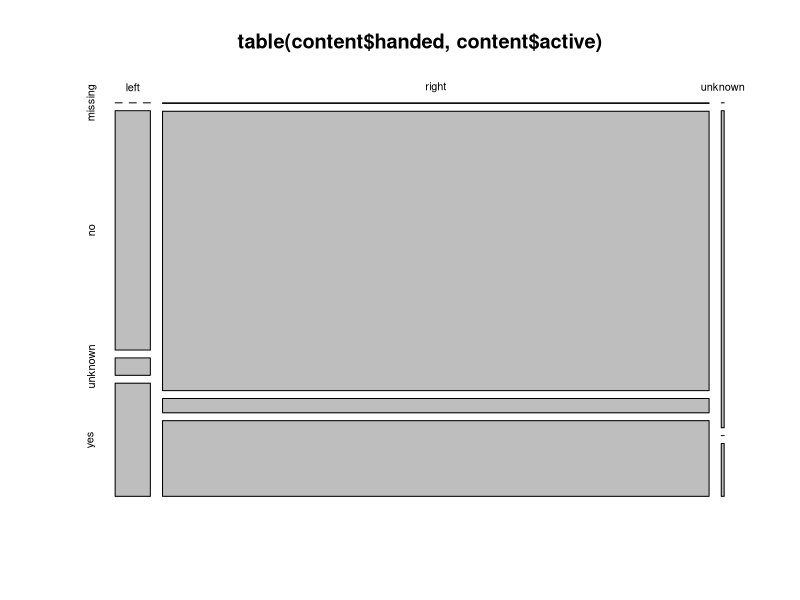

R code for this plot: (Note: this script raises an error after producing the figure.)
## ---- chunk 1
knitr::opts_chunk$set(echo = TRUE)
## ---- chunk 2
content <- read.csv("../Data/weight_height.csv")

## ---- chunk 3
# Summary of numeric columns
summary(content[, sapply(content, is.numeric)], na.rm = TRUE)

# Frequency tables
table(content$handed)

table(content$handed, content$active)

# Mosaic plot
mosaicplot(table(content$handed, content$active))

# Summary statistics by handedness
by(content, factor(content$handed), summary)

# Proportions of handedness
prop.table(table(content$handed))

# Replace "unknown" with NA in 'handed'
content$handed[content$handed == 'unknown'] <- NA

# Replace extreme weight values with NA
content$weight[content$weight > 250] <- NA

# Count of non-missing weight values
length(na.omit(content$weight))

# Aggregated height statistics by handedness and activity
agg<- aggregate(
  height ~ handed + active,
  data = content,
  FUN = function(x) c(mean = mean(x), sd = sd(x))
)
## ---- chunk 4
#Histogram of height distribution in cm
ggplot(content)+
  geom_histogram(mapping=aes(x=height),binwidth=1)

# 
ggplot(content,aes(x=active,y=weight))+
  geom_boxplot()
  
  
ggplot(content,aes(x=weight,y=height,))+
  geom_point()

## ---- chunk 5
# Replace extreme height values with NA
content$height[content$height > 300] <- NA

content$weight[content$weight < 30] <- NA

summary(content[, sapply(content, is.numeric)], na.rm = TRUE)
## ---- chunk 6
#1
sum(content$active)
#2
mean()
#3


